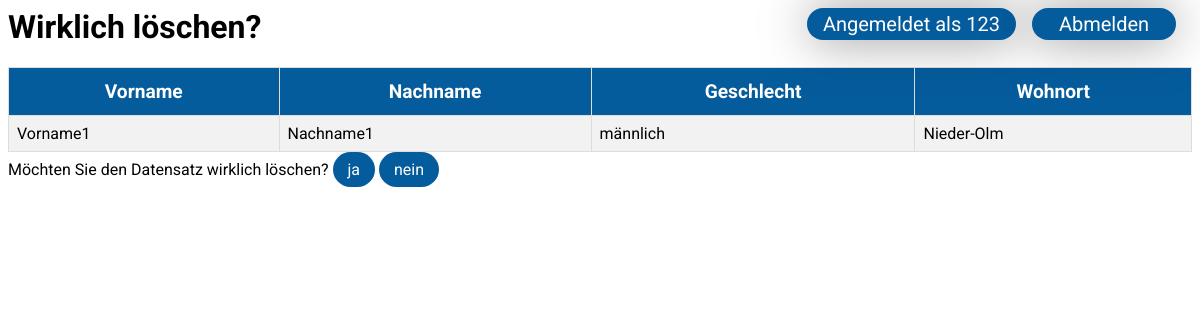
The app's page /bestätigung.php?action=löschen&id_kunden=93 (signed in) with its own data.
### tables this page shows
CREATE TABLE `personen` (
  `P_ID` int(11) NOT NULL,
  `Nachname` varchar(255) NOT NULL,
  `Vorname` varchar(255) NOT NULL,
  `Geschlecht` varchar(255) NOT NULL,
  `Wohnort` varchar(255) NOT NULL
);

### bestätigung.php (the view, shortened to what this page needs)
<?php
include "datenbank.php";
?>
<!DOCTYPE html>
<html lang="en">
<head>
    <link rel="stylesheet" href="style.css">
</head>
<body>
    <?php
    include "accoutbutton.php";
    echo "<h1> Wirklich löschen?</h1>";
    $action = $_GET["action"] ?? null;
    $P_ID = $_GET["id_kunden"] ?? null;
    if ($action == "löschen") {
        $sql = "SELECT * FROM personen WHERE P_ID = '$P_ID'";
        $result = mysqli_query($con, $sql);
        echo '<table class="customers">';
        echo "<tr>
    <th> Vorname </th>
    <th> Nachname </th>
    <th> Geschlecht </th>
    <th> Wohnort </th>
    </tr>";
        while ($row = mysqli_fetch_array($result)) {
            $Vorname = $row['Vorname'];
            $Nachname = $row['Nachname'];
            $Geschlecht = $row['Geschlecht'];
            $Wohnort = $row['Wohnort'];
            $P_ID = $row['P_ID'];
            echo "
            <tr>
                <td> $Vorname </td>
                <td> $Nachname </td>
                <td> $Geschlecht </td>
                <td> $Wohnort </td>
            </tr> ";
        }
        echo "</table>";
        echo 'Möchten Sie den Datensatz wirklich löschen?       ';
        echo "<a href='bestätigung.php?bestätigung=1&id_kunden=$P_ID' class='a'>ja</a>
            <a href='output.php' class='a'>nein</a>";
    }
    ?>
</body>
</html>
<html>

### style.css (style rules this page uses)
* { font-family: "Roboto", sans-serif; }
.customers { border-collapse: collapse; width: 100%; }
.customers td, .customers th { border: 1px solid #ddd; padding: 8px; }
.customers tr:nth-child(even) { background-color: #f2f2f2; }
.customers th { text-align: center; font-weight: bold; font-size: larger; padding-top: 12px; padding-bottom: 12px; background-color: #055c9d; color: white; }
.a:link, .a:visited { background-color: #055c9d; color: white; padding: 8px 15px; text-align: center; text-decoration: none; display: inline-block; border-radius: 30px; }
body { position: relative; }
table td > *, td { font-size: 1em; }

### records on screen
personen: Vorname "Vorname1", Nachname "Nachname1", Geschlecht "männlich", Wohnort "Nieder-Olm"

### other values on screen
$_SESSION[Benutzername] "123"
